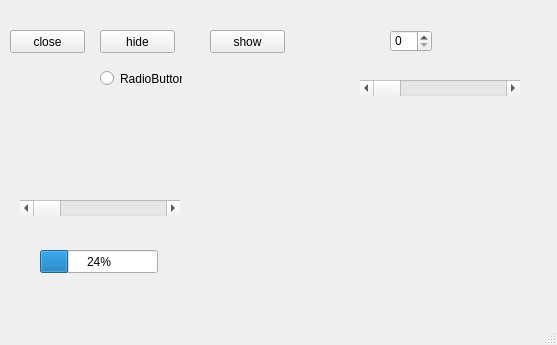
<?xml version="1.0" encoding="UTF-8"?>
<ui version="4.0">
 <class>MainWindow</class>
 <widget class="QMainWindow" name="MainWindow">
  <property name="geometry">
   <rect>
    <x>0</x>
    <y>0</y>
    <width>557</width>
    <height>345</height>
   </rect>
  </property>
  <property name="windowTitle">
   <string>MainWindow</string>
  </property>
  <widget class="QWidget" name="centralwidget">
   <widget class="QPushButton" name="pushButton">
    <property name="geometry">
     <rect>
      <x>10</x>
      <y>30</y>
      <width>75</width>
      <height>23</height>
     </rect>
    </property>
    <property name="text">
     <string>close</string>
    </property>
   </widget>
   <widget class="QPushButton" name="pushButton_2">
    <property name="geometry">
     <rect>
      <x>100</x>
      <y>30</y>
      <width>75</width>
      <height>23</height>
     </rect>
    </property>
    <property name="text">
     <string>hide</string>
    </property>
   </widget>
   <widget class="QPushButton" name="pushButton_3">
    <property name="geometry">
     <rect>
      <x>210</x>
      <y>30</y>
      <width>75</width>
      <height>23</height>
     </rect>
    </property>
    <property name="text">
     <string>show</string>
    </property>
   </widget>
   <widget class="QRadioButton" name="radioButton">
    <property name="geometry">
     <rect>
      <x>100</x>
      <y>70</y>
      <width>82</width>
      <height>17</height>
     </rect>
    </property>
    <property name="text">
     <string>RadioButton</string>
    </property>
   </widget>
   <widget class="QSpinBox" name="spinBox">
    <property name="geometry">
     <rect>
      <x>390</x>
      <y>30</y>
      <width>42</width>
      <height>22</height>
     </rect>
    </property>
   </widget>
   <widget class="QScrollBar" name="horizontalScrollBar">
    <property name="geometry">
     <rect>
      <x>360</x>
      <y>80</y>
      <width>160</width>
      <height>16</height>
     </rect>
    </property>
    <property name="orientation">
     <enum>Qt::Horizontal</enum>
    </property>
   </widget>
   <widget class="QScrollBar" name="horizontalScrollBar_2">
    <property name="geometry">
     <rect>
      <x>20</x>
      <y>200</y>
      <width>160</width>
      <height>16</height>
     </rect>
    </property>
    <property name="orientation">
     <enum>Qt::Horizontal</enum>
    </property>
   </widget>
   <widget class="QProgressBar" name="progressBar">
    <property name="geometry">
     <rect>
      <x>40</x>
      <y>250</y>
      <width>118</width>
      <height>23</height>
     </rect>
    </property>
    <property name="value">
     <number>24</number>
    </property>
   </widget>
  </widget>
  <widget class="QMenuBar" name="menubar">
   <property name="geometry">
    <rect>
     <x>0</x>
     <y>0</y>
     <width>557</width>
     <height>21</height>
    </rect>
   </property>
  </widget>
  <widget class="QStatusBar" name="statusbar"/>
 </widget>
 <resources/>
 <connections>
  <connection>
   <sender>pushButton</sender>
   <signal>clicked()</signal>
   <receiver>MainWindow</receiver>
   <slot>close()</slot>
   <hints>
    <hint type="sourcelabel">
     <x>73</x>
     <y>66</y>
    </hint>
    <hint type="destinationlabel">
     <x>73</x>
     <y>104</y>
    </hint>
   </hints>
  </connection>
  <connection>
   <sender>pushButton_2</sender>
   <signal>clicked()</signal>
   <receiver>MainWindow</receiver>
   <slot>hide()</slot>
   <hints>
    <hint type="sourcelabel">
     <x>129</x>
     <y>64</y>
    </hint>
    <hint type="destinationlabel">
     <x>136</x>
     <y>115</y>
    </hint>
   </hints>
  </connection>
  <connection>
   <sender>pushButton_3</sender>
   <signal>clicked()</signal>
   <receiver>radioButton</receiver>
   <slot>show()</slot>
   <hints>
    <hint type="sourcelabel">
     <x>248</x>
     <y>66</y>
    </hint>
    <hint type="destinationlabel">
     <x>174</x>
     <y>107</y>
    </hint>
   </hints>
  </connection>
  <connection>
   <sender>spinBox</sender>
   <signal>valueChanged(int)</signal>
   <receiver>horizontalScrollBar</receiver>
   <slot>setValue(int)</slot>
   <hints>
    <hint type="sourcelabel">
     <x>409</x>
     <y>65</y>
    </hint>
    <hint type="destinationlabel">
     <x>413</x>
     <y>111</y>
    </hint>
   </hints>
  </connection>
  <connection>
   <sender>horizontalScrollBar</sender>
   <signal>valueChanged(int)</signal>
   <receiver>spinBox</receiver>
   <slot>setValue(int)</slot>
   <hints>
    <hint type="sourcelabel">
     <x>452</x>
     <y>107</y>
    </hint>
    <hint type="destinationlabel">
     <x>423</x>
     <y>66</y>
    </hint>
   </hints>
  </connection>
  <connection>
   <sender>horizontalScrollBar_2</sender>
   <signal>valueChanged(int)</signal>
   <receiver>progressBar</receiver>
   <slot>setValue(int)</slot>
   <hints>
    <hint type="sourcelabel">
     <x>93</x>
     <y>235</y>
    </hint>
    <hint type="destinationlabel">
     <x>95</x>
     <y>293</y>
    </hint>
   </hints>
  </connection>
 </connections>
</ui>
